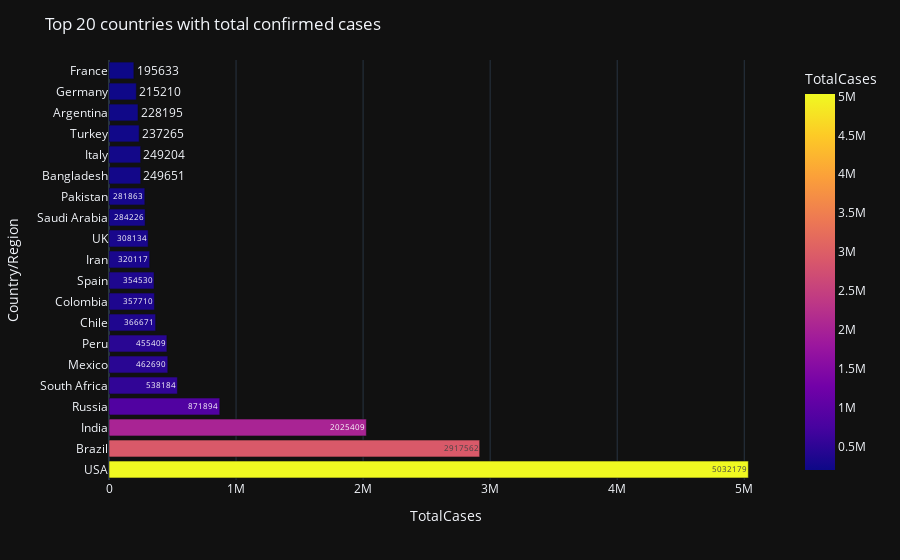

Notebook cell for this chart:
### Markdown cell above
- Top 20 countries having max confirmed cases

### Code cell
fig = px.bar(world_data.iloc[0:20], y='Country/Region', x='TotalCases',
             color='TotalCases', text='TotalCases')
fig.update_layout(template='plotly_dark',
                  title_text='Top 20 countries with total confirmed cases')
fig.show()

### Figure 1 — Plotly figure (JSON) as saved in the notebook; plotly's stock layout.template omitted (floating-point values rounded to 4 significant figures)
{"data": [{"alignmentgroup": "True", "hovertemplate": "TotalCases=%{marker.color}<br>Country/Region=%{y}<extra></extra>", "legendgroup": "", "marker": {"color": [5032179, 2917562, 2025409, 871894, 538184, 462690, 455409, 366671, 357710, 354530, 320117, 308134, 284226, 281863, 249651, 249204, 237265, 228195, 215210, 195633], "coloraxis": "coloraxis", "pattern": {"shape": ""}}, "name": "", "offsetgroup": "", "orientation": "h", "showlegend": false, "text": [5032179, 2917562, 2025409, 871894, 538184, 462690, 455409, 366671, 357710, 354530, 320117, 308134, 284226, 281863, 249651, 249204, 237265, 228195, 215210, 195633], "textposition": "auto", "type": "bar", "x": [5032179, 2917562, 2025409, 871894, 538184, 462690, 455409, 366671, 357710, 354530, 320117, 308134, 284226, 281863, 249651, 249204, 237265, 228195, 215210, 195633], "xaxis": "x", "y": ["USA", "Brazil", "India", "Russia", "South Africa", "Mexico", "Peru", "Chile", "Colombia", "Spain", "Iran", "UK", "Saudi Arabia", "Pakistan", "Bangladesh", "Italy", "Turkey", "Argentina", "Germany", "France"], "yaxis": "y"}], "layout": {"barmode": "relative", "coloraxis": {"colorbar": {"title": {"text": "TotalCases"}}, "colorscale": [[0, "#0d0887"], [0.1111, "#46039f"], [0.2222, "#7201a8"], [0.3333, "#9c179e"], [0.4444, "#bd3786"], [0.5556, "#d8576b"], [0.6667, "#ed7953"], [0.7778, "#fb9f3a"], [0.8889, "#fdca26"], [1, "#f0f921"]]}, "legend": {"tracegroupgap": 0}, "margin": {"t": 60}, "title": {"text": "Top 20 countries with total confirmed cases"}, "xaxis": {"anchor": "y", "domain": [0, 1], "title": {"text": "TotalCases"}}, "yaxis": {"anchor": "x", "domain": [0, 1], "title": {"text": "Country/Region"}}}}
